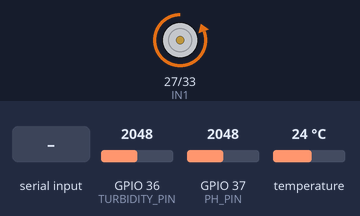
A sketch run on a simulated ESP32. Shown: motor-driver pin pairs drawn as motors (green arrow = first pin HIGH = forward, orange = second pin HIGH = backward, longer = more drive). The inputs (shaded band) are chosen by the test bench; at power-on: GPIO 36 (TURBIDITY_PIN) = 2048, GPIO 37 (PH_PIN) = 2048, temperature 24 °C. WiFi joins after 1.5 s; servers stay silent unless stated; uploads are accepted with an empty reply; what the sketch prints to the serial monitor is not drawn.

Above: at 2.7 s.
2.8 s: "$GPRMC\n" received over the second serial link
At 5.9 s:
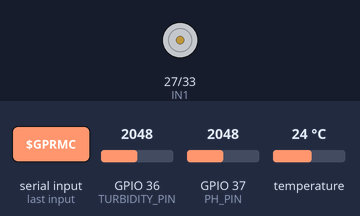
Timing chart, 0 to 16.9 s (numbered marks = the images above; inputs shaded):
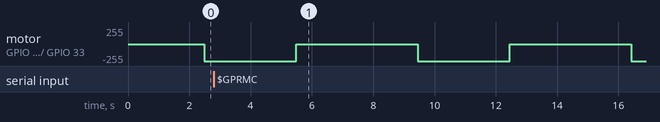

The sketch:

sketch_mar14a.ino
```cpp
#include <WiFi.h>
#include <HTTPClient.h>
#include <OneWire.h>
#include <DallasTemperature.h>

#define ONE_WIRE_BUS 13
#define IN1 27
#define IN2 33

#define TURBIDITY_PIN A0
#define PH_PIN A1

const char* ssid = "NCSSM-IoT";
const char* password = "this_is_a_secret";

const char* serverName = "http://httpbin.org/post";

OneWire oneWire(ONE_WIRE_BUS);
DallasTemperature sensors(&oneWire);

// GPS variables
String latitude = "";
String longitude = "";
String gpsTime = "";

void setup() {

  Serial.begin(115200);
  Serial2.begin(9600, SERIAL_8N1, 16, 17);  // RX, TX pins for GPS

  sensors.begin();

  pinMode(IN1, OUTPUT);
  pinMode(IN2, OUTPUT);

  WiFi.begin(ssid, password);

  Serial.print("Connecting to WiFi");
  while (WiFi.status() != WL_CONNECTED) {
    delay(500);
    Serial.print(".");
  }

  Serial.println("\nConnected to WiFi");
}

void parseGPS(String line) {

  if (line.startsWith("$GPRMC")) {

    int commaIndex[12];
    int count = 0;

    for (int i = 0; i < line.length(); i++) {
      if (line[i] == ',') {
        commaIndex[count++] = i;
      }
    }

    gpsTime = line.substring(commaIndex[0] + 1, commaIndex[1]);
    latitude = line.substring(commaIndex[2] + 1, commaIndex[3]);
    longitude = line.substring(commaIndex[4] + 1, commaIndex[5]);
  }
}

void loop() {

  while (Serial2.available()) {
    String line = Serial2.readStringUntil('\n');
    parseGPS(line);
  }

  sensors.requestTemperatures();
  float tempC = sensors.getTempCByIndex(0);

  int turbidity = analogRead(TURBIDITY_PIN);
  int ph = analogRead(PH_PIN);

  Serial.println("---- DATA ----");

  Serial.print("GPS Time: ");
  Serial.println(gpsTime);

  Serial.print("Latitude: ");
  Serial.println(latitude);

  Serial.print("Longitude: ");
  Serial.println(longitude);

  Serial.print("Temperature: ");
  Serial.println(tempC);

  Serial.print("Turbidity: ");
  Serial.println(turbidity);

  Serial.print("pH: ");
  Serial.println(ph);

  Serial.println();

  if (WiFi.status() == WL_CONNECTED) {

    HTTPClient http;
    http.begin(serverName);
    http.addHeader("Content-Type", "application/json");

    String json = "{";
    json += "\"time\":\"" + gpsTime + "\",";
    json += "\"latitude\":\"" + latitude + "\",";
    json += "\"longitude\":\"" + longitude + "\",";
    json += "\"temperature\":" + String(tempC) + ",";
    json += "\"turbidity\":" + String(turbidity) + ",";
    json += "\"ph\":" + String(ph);
    json += "}";

    int httpResponseCode = http.POST(json);

    Serial.print("HTTP Response: ");
    Serial.println(httpResponseCode);

    http.end();
  }

  // Motor ON
  digitalWrite(IN1, LOW);
  digitalWrite(IN2, HIGH);
  delay(3000);

  // Motor OFF
  digitalWrite(IN1, LOW);
  digitalWrite(IN2, LOW);
  delay(3000);
}
```

Measured:
- by itself, motor on GPIO 27 (IN1) / GPIO 33 (IN2): alternates backward 255/255 for 3.0 s and stopped for 4.0 s
